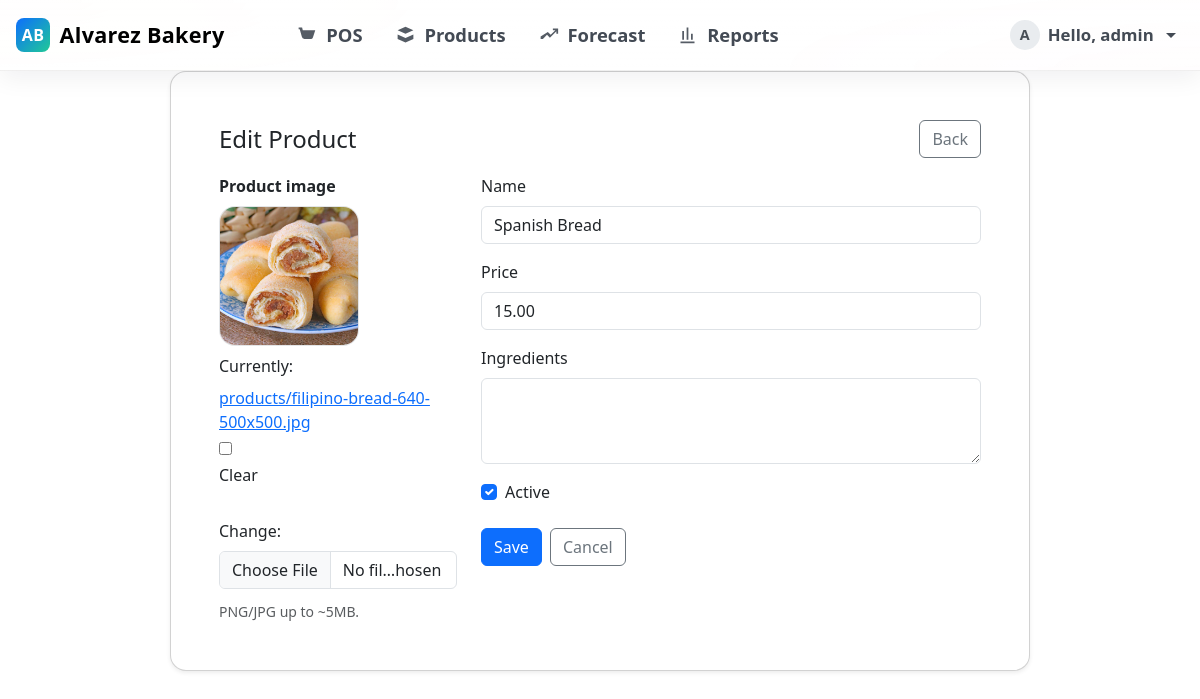
Page /products/3/edit/ (signed in) on the committed database.
### core/models.py (models this page shows, shortened)
class Product(models.Model):
    name = models.CharField(max_length=160)
    price = models.DecimalField(max_digits=10, decimal_places=2)
    ingredients = models.TextField(blank=True)
    is_active = models.BooleanField(default=True)
    image = models.ImageField(upload_to="products/", blank=True, null=True)
    created_at = models.DateTimeField(auto_now_add=True)
    updated_at = models.DateTimeField(auto_now=True)

### core/views.py (the view)
# urls.py: path('products/<int:pk>/edit/', core_views.product_edit, name='product_edit'),
@login_required
@user_passes_test(is_admin)
def product_edit(request, pk):
    product = get_object_or_404(Product, pk=pk)
    if request.method == 'POST':
        form = ProductForm(request.POST, request.FILES, instance=product)  # <-- IMPORTANT
        if form.is_valid():
            form.save()
            messages.success(request, 'Product updated.')
            return redirect('product_list')
    else:
        form = ProductForm(instance=product)
    return render(request, 'core/product_form.html', {'form': form})

### core/forms.py
class ProductForm(forms.ModelForm):
    class Meta:
        model = Product
        fields = ['image', 'name', 'price', 'ingredients', 'is_active']
        widgets = {
            'image': forms.ClearableFileInput(attrs={
                'class': 'form-control',   # so it matches your bootstrap style
                'accept': 'image/*',
                'id': 'id_image',
            }),
            'name': forms.TextInput(attrs={'class': 'form-control'}),
            'price': forms.NumberInput(attrs={'class': 'form-control', 'step': '0.01'}),
            'ingredients': forms.Textarea(attrs={'class': 'form-control', 'rows': 3}),
            'is_active': forms.CheckboxInput(attrs={'class': 'form-check-input'}),
        }

### core/views.py (called while the page is built)
def is_admin(user):
    return user.is_staff  # treat staff=True as Admin role

### templates/core/product_form.html (shortened to what this page needs)
{% extends 'core/base.html' %}
{% load static %}
{% block content %}
<div class="card shadow-sm form-card mx-auto">
  <div class="card-body p-4 p-md-5">
    <div class="d-flex justify-content-between align-items-center mb-3">
      <h2 class="h4 m-0">{{ form.instance.pk|yesno:"Edit Product,New Product" }}</h2>
      <a href="/products/" class="btn btn-outline-secondary">Back</a>
    </div>
    <form method="post" enctype="multipart/form-data" novalidate>
      <div class="row g-4">
        <div class="col-md-4">
          <label class="form-label fw-semibold">Product image</label>
          <div class="d-flex flex-column align-items-start gap-2">
            {% if form.instance.image %}
              <img id="preview" src="{{ form.instance.image.url }}" class="thumb-lg" alt="Preview">
            {% else %}
              <img id="preview" src="" class="thumb-lg d-none" alt="Preview">
              <div id="placeholder" class="thumb-lg d-flex align-items-center justify-content-center">
                <span class="text-secondary small">No image</span>
              </div>
            {% endif %}
            {{ form.image }}
            <div class="form-text">PNG/JPG up to ~5MB.</div>
          </div>
        </div>
        <div class="col-md-8">
          <div class="mb-3">
            <label class="form-label">Name</label>
            {{ form.name }}
          </div>
          <div class="mb-3">
            <label class="form-label">Price</label>
            {{ form.price }}
          </div>
          <div class="mb-3">
            <label class="form-label">Ingredients</label>
            {{ form.ingredients }}
          </div>
          <div class="form-check mb-4">
            {{ form.is_active }}
            <label class="form-check-label">Active</label>
          </div>
          <div class="d-flex gap-2">
            <button class="btn btn-honey" type="submit">Save</button>
            <a class="btn btn-outline-secondary" href="/products/">Cancel</a>
          </div>
        </div>
      </div>
    </form>
  </div>
</div>
{% endblock %}

### templates/core/base.html (shortened to what this page needs)
{% load static %}
<!doctype html>
<html lang="en">
<head>
  <link rel="stylesheet" href="https://cdn.jsdelivr.net/npm/bootstrap@5.3.3/dist/css/bootstrap.min.css">
</head>
<body>
{% if request.path != '/login/' %}
<nav class="navbar navbar-expand-lg navbar-light navbar-elevated">
  <div class="container-fluid px-3">
    <a class="navbar-brand" href="/">
      <span class="brand-mark">AB</span>
      Alvarez Bakery
    </a>
    <div class="collapse navbar-collapse" id="nav">
      <ul class="navbar-nav ms-3 ms-md-4 ms-lg-5 me-auto">
        <li class="nav-item">
          <a class="nav-link {% if request.path == '/pos/' %}active{% endif %}" href="/pos/" title="Point of Sale">
            <svg class="nav-ic" viewBox="0 0 24 24" fill="currentColor" aria-hidden="true">
              <path d="M7 4H5L4 6h2l2.68 9.39A2 2 0 0 0 10.6 17h6.8a2 2 0 0 0 1.93-1.52L22 7H6.42L5.92 5.5 5.7 4.8A1 1 0 0 0 4.74 4H3v2h1.26l2.43 8.5A3 3 0 0 0 9.6 17H18v-2H9.6L7 4Z"/>
            </svg>
            <span>POS</span>
          </a>
        </li>
        {% if request.user.is_staff %}
        <li class="nav-item">
          <a class="nav-link {% if request.path == '/products/' %}active{% endif %}" href="/products/" title="Manage Products">
            <svg class="nav-ic" viewBox="0 0 24 24" fill="currentColor" aria-hidden="true">
              <path d="M3 7l9-4 9 4-9 4-9-4Zm0 5l9 4 9-4v5l-9 4-9-4v-5Z"/>
            </svg>
            <span>Products</span>
          </a>
        </li>
        <li class="nav-item">
          <a class="nav-link {% if request.path == '/forecast/' %}active{% endif %}" href="/forecast/" title="Forecast & Trends">
            <svg class="nav-ic" viewBox="0 0 24 24" fill="currentColor" aria-hidden="true">
              <path d="M3 17h2.59l4.7-4.7 3.3 3.3L21 8.18V11h2V5h-6v2h2.82l-5.3 5.3-3.3-3.3L3 14.41V17Z"/>
            </svg>
            <span>Forecast</span>
          </a>
        </li>
        <li class="nav-item">
          <a class="nav-link {% if request.path == '/reports/' %}active{% endif %}" href="/reports/" title="Reports">
            <svg class="nav-ic" viewBox="0 0 24 24" fill="currentColor" aria-hidden="true">
              <path d="M4 20h16v2H4zM6 18h2V8H6v10Zm5 0h2V4h-2v14Zm5 0h2v-7h-2v7Z"/>
            </svg>
            <span>Reports</span>
          </a>
        </li>
        {% endif %}
      </ul>
      <ul class="navbar-nav ms-auto align-items-center">
        {% if request.user.is_authenticated %}
          <li class="nav-item dropdown">
            <a class="nav-link dropdown-toggle d-flex align-items-center gap-2" href="#" id="userMenu" role="button" data-bs-toggle="dropdown" aria-expanded="false" style="font-size:1.05rem;">
              <span class="avatar">{{ request.user.username|slice:":1"|upper }}</span>
              <span class="d-none d-sm-inline">Hello, {{ request.user.username }}</span>
            </a>
          </li>
        {% else %}
          <li class="nav-item">
            <a class="btn btn-primary btn-lg" href="/login/">Login</a>
          </li>
        {% endif %}
      </ul>
    </div>
  </div>
</nav>
{% endif %}
<div class="{% if request.path == '/login/' %}container-fluid p-0{% else %}container{% endif %}">
  {% block content %}{% endblock %}
</div>
</body>
</html>

### templates/core/base.html (style rules this page uses)
.card { border-radius: 1rem; }
.navbar-elevated { position: sticky; top: 0; z-index: 1030; background: linear-gradient(180deg, rgba(255,255,255,.92), rgba(255,255,255,.88)), radial-gradient(800px 160px at 0% 0%, rgba(255,214,150,.15), transparent 60%), radial-gradient(800px 160px at 100% 100%, rgba(255,143,178,.12), transparent 60%); backdrop-filter: saturate(180%) blur(6px); -webkit-backdrop-filter: saturate(180%) blur(6px); border-bottom: 1px solid rgba(0,0,0,.06); box-shadow: 0 8px 24px rgba(16,24,40,.06); }
.navbar-brand { display: inline-flex; align-items: center; gap: .6rem; font-weight: 800; letter-spacing: .3px; font-size: 1.25rem; }
@media (min-width: 1200px) { .navbar-brand { font-size: 1.35rem; } }
.brand-mark { width: 34px; height: 34px; border-radius: 8px; background: linear-gradient(135deg, #0d6efd, #20c997); display: inline-grid; place-items: center; color: #fff; font-size: 1rem; font-weight: 700; }
.navbar-nav { gap: .6rem; }
@media (min-width: 992px) { .navbar-nav { gap: 1rem; } }
.nav-link { border-radius: 999px; display: inline-flex; align-items: center; gap: .55rem; color: #434a54; font-weight: 600; padding: .65rem 1rem; font-size: 1.05rem; }
@media (min-width: 992px) { .nav-link { padding: .75rem 1.15rem; font-size: 1.15rem; } }
.nav-ic { width: 19px; height: 19px; opacity: .9; }
@media (min-width: 992px) { .nav-ic { width: 21px; height: 21px; } }
.avatar { width: 30px; height: 30px; border-radius: 50%; display: inline-flex; align-items: center; justify-content: center; background: #e9ecef; color: #495057; font-weight: 700; font-size: .9rem; }

### templates/core/product_form.html (style rules this page uses)
.form-card { max-width: 860px; }
.thumb-lg { width: 140px; height: 140px; border-radius: 16px; object-fit: cover; background:#f1f3f5; border:1px solid rgba(0,0,0,.06); }
.btn-honey { background:#0d6efd; border-color:#0d6efd; color:#fff; }

### rows in the picture
Product: instance.pk "Edit Product", instance.image (picture), name "Spanish Bread", price "15.00", is_active "☑"

### other values in the picture
{{ request.user.username|slice:":1"|upper }} "A"
{{ request.user.username }} "admin"
